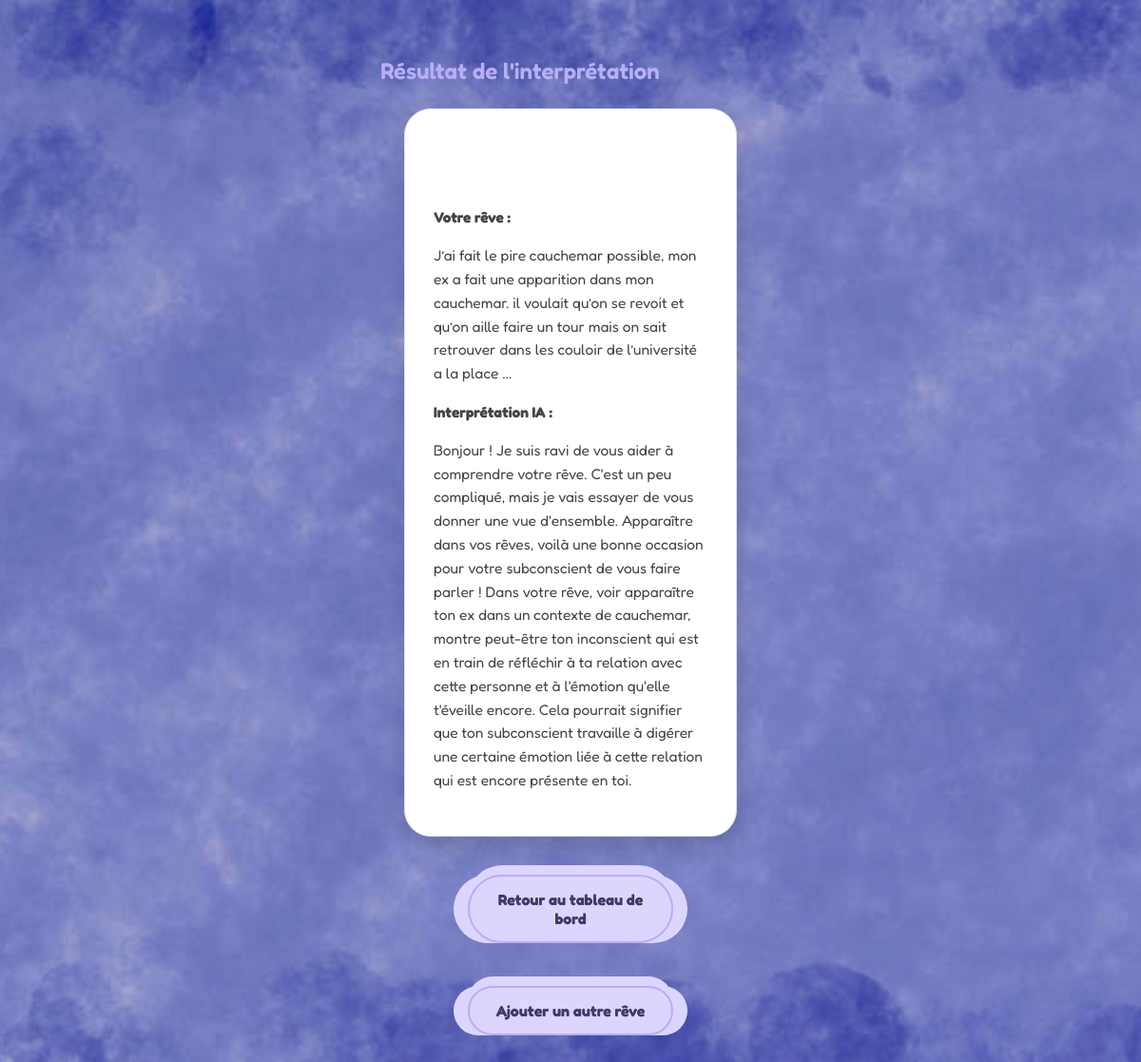
The page /result/19 (signed in) on the database its author committed.
### tables this page shows
CREATE TABLE dreams (
            id INTEGER PRIMARY KEY AUTOINCREMENT,
            user_id INTEGER NOT NULL,
            title TEXT NOT NULL,
            content TEXT NOT NULL,
            interpretation TEXT,
            is_public INTEGER DEFAULT 0, dream_type TEXT DEFAULT 'reve',
            FOREIGN KEY (user_id) REFERENCES users (id)
        );

### app.py (the view)
@app.route("/result/<int:dream_id>")
def result(dream_id):
    if "user_id" not in session:
        return redirect(url_for("login"))
    conn = get_db_connection()
    cursor = conn.cursor()
    cursor.execute(
        "SELECT * FROM dreams WHERE id = ? AND user_id = ?",
        (dream_id, session["user_id"])
    )
    dream = cursor.fetchone()
    conn.close()
    if not dream:
        return "Rêve introuvable."
    return render_template("result.html", dream=dream)

### app.py (called while the page is built)
def get_db_connection():
    conn = sqlite3.connect('dreams.db')
    conn.row_factory = sqlite3.Row
    return conn

### templates/result.html (shortened to what this page needs)
<!DOCTYPE html>
<html lang="fr">
<head>
    <link rel="stylesheet" href="{{ url_for('static', filename='style.css') }}">
</head>
<body>
    <div class="container">
        <h2>Résultat de l'interprétation</h2>
        <div class="card">
            <h3>{{ dream["title"] }}</h3>
            <p><strong>Votre rêve :</strong></p>
            <p>{{ dream["content"] }}</p>
            <p><strong>Interprétation IA :</strong></p>
            <p>{{ dream["interpretation"] }}</p>
        </div>
        <div class="buttons">
            <a href="{{ url_for('dashboard') }}" class="btn">Retour au tableau de bord</a>
            <a href="{{ url_for('add_dream') }}" class="btn">Ajouter un autre rêve</a>
        </div>
    </div>
</body>
</html>

### static/style.css (style rules this page uses)
body { font-family: 'Fredoka', Arial, sans-serif; background: linear-gradient(135deg, #0b091a 0%, #161233 100%), url("/static/background.jpg") no-repeat center center fixed; background-size: cover; background-blend-mode: overlay; margin: 0; padding: 0; min-height: 100vh; color: #f0edff; }
.container { width: 100%; max-width: 400px; margin: 60px auto; background: transparent; box-shadow: none; }
h1, h2, h3, h4 { color: #b8aef5; font-weight: 600; margin-top: 0; }
h3 { font-size: 22px; color: #fff; text-align: left; margin-bottom: 20px; }
.card, .feed-card, .add-dream-card { background: #ffffff ; border: 1px solid #e0e0e0 ; border-radius: 28px ; padding: 30px ; margin-bottom: 30px ; margin: 25px; box-shadow: 0 10px 25px rgba(0, 0, 0, 0.15); box-sizing: border-box; color: #333333 ; }
.card p, .feed-card .dream-content { color: #444444 ; font-size: 15.5px; line-height: 1.6; }
.btn, .menu-link { display: block; width: 180px; text-align: center; text-decoration: none; background: #dcd6ff; color: #3f3a66; padding: 14px 16px; margin: 15px auto; font-size: 16px; font-weight: bold; border-radius: 50px; border: 2px solid #b8aef5; box-shadow: -15px 0 0 #dcd6ff, 15px 0 0 #dcd6ff, 0 -10px 0 #dcd6ff; transition: 0.3s; cursor: pointer; }
.buttons { display: flex; gap: 15px; justify-content: center; flex-wrap: wrap; margin: 25px 0; }
.feed-card, .card { display: block ; position: relative ; overflow: hidden ; }

### rows shown on the page
dreams: content "J’ai fait le pire cauchemar possible, mon ex a fait une apparition dans mon cauchemar. il voulait qu’on se revoit et qu’on aille faire un tour mais on sait retrouver dans les couloir de l’université a la place ...", interpretation "Bonjour ! Je suis ravi de vous aider à comprendre votre rêve. C'est un peu compliqué, mais je vais essayer de vous donner une vue d'ensemble. Apparaître dans vos rêves, voilà une bonne occasion pour votre subconscient de vous faire parler ! Dans votre rêve, voir apparaître ton ex dans un contexte de cauchemar, montre peut-être ton inconscient qui est en train de réfléchir à ta relation avec cette personne et à l'émotion qu'elle t'éveille encore. Cela pourrait signifier que ton subconscient travaille à digérer une certaine émotion liée à cette relation qui est encore présente en toi."
